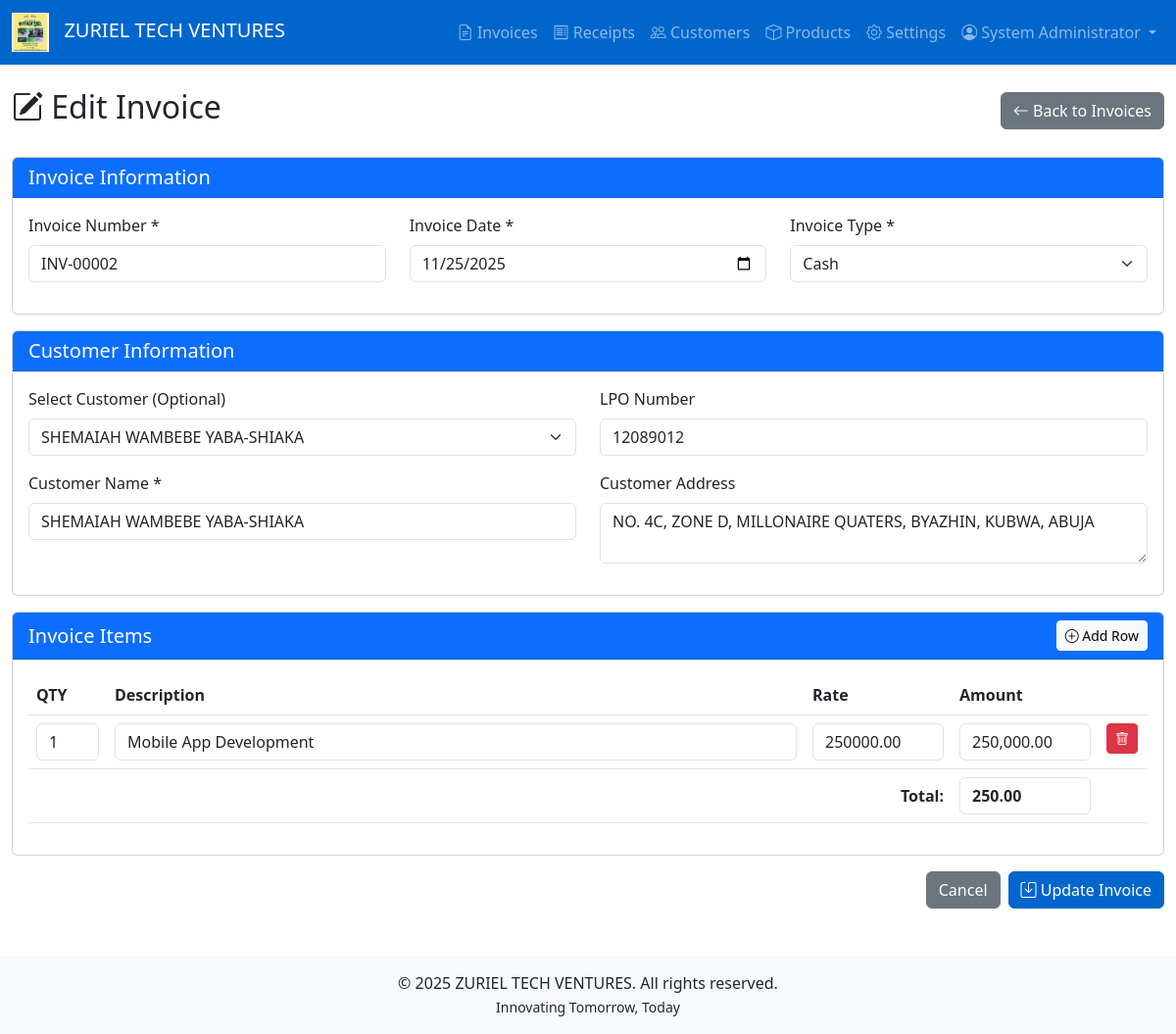
The page /invoices/edit/5 (signed in) on the database its author committed.
### tables this page shows
CREATE TABLE `invoices` (
  `id` int(11) NOT NULL,
  `invoice_number` varchar(50) NOT NULL,
  `customer_id` int(11) DEFAULT NULL,
  `customer_name` varchar(255) NOT NULL,
  `customer_address` text DEFAULT NULL,
  `invoice_date` date NOT NULL,
  `lpo_number` varchar(100) DEFAULT NULL,
  `subtotal` decimal(10,2) NOT NULL DEFAULT 0.00,
  `total` decimal(10,2) NOT NULL DEFAULT 0.00,
  `paid_amount` decimal(10,2) DEFAULT 0.00,
  `amount_in_words` text DEFAULT NULL,
  `invoice_type` enum('cash','credit') DEFAULT 'cash',
  `status` enum('draft','issued','paid','archived') DEFAULT 'issued',
  `created_at` timestamp NOT NULL DEFAULT current_timestamp(),
  `updated_at` timestamp NOT NULL DEFAULT current_timestamp() ON UPDATE current_timestamp()
);

CREATE TABLE `customers` (
  `id` int(11) NOT NULL,
  `name` varchar(255) NOT NULL,
  `address` text DEFAULT NULL,
  `phone` varchar(50) DEFAULT NULL,
  `email` varchar(255) DEFAULT NULL,
  `created_at` timestamp NOT NULL DEFAULT current_timestamp(),
  `updated_at` timestamp NOT NULL DEFAULT current_timestamp() ON UPDATE current_timestamp()
);

CREATE TABLE `invoice_items` (
  `id` int(11) NOT NULL,
  `invoice_id` int(11) NOT NULL,
  `qty` int(11) NOT NULL,
  `description` text NOT NULL,
  `rate` decimal(10,2) NOT NULL,
  `amount` decimal(10,2) NOT NULL
);

### app/controllers/InvoiceController.php (called while the page is built, shortened)
<?php
require_once __DIR__ . '/../models/Invoice.php';
class InvoiceController extends ProtectedController {
    private $invoiceModel;
    private $customerModel;
    private $productModel;
    public function __construct($db) {
        $this->invoiceModel = new Invoice($db);
        $this->customerModel = new Customer($db);
        $this->productModel = new Product($db);
    }
    public function edit($id) {
        $invoice = $this->invoiceModel->getWithItems($id);
        $customers = $this->customerModel->all();
        $products = $this->productModel->getAllOrdered();
        $this->view('invoices/edit', [
            'invoice' => $invoice,
            'customers' => $customers,
            'products' => $products,
            'csrf_token' => $this->generateCsrfToken()
        ]);
    }
}
?>

### config/config.php (called while the page is built, shortened)
<?php
class Config {
    public static function url($path = '') {
        $scriptPath = str_replace('\\', '/', dirname($_SERVER['SCRIPT_NAME']));
        $basePath = str_replace('/public', '', $scriptPath);
        $path = ltrim($path, '/');
        return $basePath . ($path ? '/' . $path : '');
    }
}
?>

### app/models/model.php (called while the page is built, shortened)
<?php
class Model {
    protected $db;
    protected $table;
    public function __construct($db) {
        $this->db = $db;
    }
    public function all($orderBy = 'id', $order = 'DESC') {
        $stmt = $this->db->prepare("SELECT * FROM {$this->table} ORDER BY {$orderBy} {$order}");
        $stmt->execute();
        return $stmt->fetchAll();
    }
    public function find($id) {
        $stmt = $this->db->prepare("SELECT * FROM {$this->table} WHERE id = :id");
        $stmt->execute(['id' => $id]);
        return $stmt->fetch();
    }
}
?>

### app/models/invoice.php (called while the page is built, shortened)
<?php
require_once __DIR__ . '/Model.php';
class Invoice extends Model {
    public function getWithItems($id) {
        $invoice = $this->find($id);
        if ($invoice) {
            $invoice['items'] = $this->getItems($id);
        }
        return $invoice;
    }
    public function getItems($invoiceId) {
        $stmt = $this->db->prepare("SELECT * FROM invoice_items WHERE invoice_id = :invoice_id");
        $stmt->execute(['invoice_id' => $invoiceId]);
        return $stmt->fetchAll();
    }
}
?>

### app/views/invoices/edit.php (the view, shortened to what this page needs)
<?php require_once __DIR__ . '/../layouts/header.php'; ?>
<div class="row">
    <div class="col-12">
        <div class="d-flex justify-content-between align-items-center mb-4">
            <h2><i class="bi bi-pencil-square"></i> Edit Invoice</h2>
            <a href="<?php echo Config::url('invoices'); ?>" class="btn btn-secondary">
                <i class="bi bi-arrow-left"></i> Back to Invoices
            </a>
        </div>
        <form method="POST" action="<?php echo Config::url('invoices/update/' . $invoice['id']); ?>" id="invoiceForm">
            <div class="card mb-3">
                <div class="card-header bg-primary text-white">
                    <h5 class="mb-0">Invoice Information</h5>
                </div>
                <div class="card-body">
                    <div class="row">
                        <div class="col-md-4 mb-3">
                            <label class="form-label">Invoice Number *</label>
                            <input type="text" name="invoice_number" class="form-control"
                                   value="<?php echo htmlspecialchars($invoice['invoice_number']); ?>" readonly>
                        </div>
                        <div class="col-md-4 mb-3">
                            <label class="form-label">Invoice Date *</label>
                            <input type="date" name="invoice_date" class="form-control"
                                   value="<?php echo htmlspecialchars($invoice['invoice_date']); ?>" required>
                        </div>
                        <div class="col-md-4 mb-3">
                            <label class="form-label">Invoice Type *</label>
                            <select name="invoice_type" class="form-select" required>
                                <option value="cash" <?php echo $invoice['invoice_type'] === 'cash' ? 'selected' : ''; ?>>Cash</option>
                            </select>
                        </div>
                    </div>
                </div>
            </div>
            <div class="card mb-3">
                <div class="card-header bg-primary text-white">
                    <h5 class="mb-0">Customer Information</h5>
                </div>
                <div class="card-body">
                    <div class="row">
                        <div class="col-md-6 mb-3">
                            <label class="form-label">Select Customer (Optional)</label>
                            <select name="customer_id" id="customerSelect" class="form-select">
                                <?php foreach ($customers as $customer): ?>
                                    <option value="<?php echo $customer['id']; ?>"
                                            data-name="<?php echo htmlspecialchars($customer['name']); ?>"
                                            data-address="<?php echo htmlspecialchars($customer['address']); ?>"
                                            <?php echo $invoice['customer_id'] == $customer['id'] ? 'selected' : ''; ?>>
                                        <?php echo htmlspecialchars($customer['name']); ?>
                                    </option>
                                <?php endforeach; ?>
                            </select>
                        </div>
                        <div class="col-md-6 mb-3">
                            <label class="form-label">LPO Number</label>
                            <input type="text" name="lpo_number" class="form-control"
                                   value="<?php echo htmlspecialchars($invoice['lpo_number'] ?? ''); ?>">
                        </div>
                    </div>
                    <div class="row">
                        <div class="col-md-6 mb-3">
                            <label class="form-label">Customer Name *</label>
                            <input type="text" name="customer_name" id="customerName"
                                   class="form-control" value="<?php echo htmlspecialchars($invoice['customer_name']); ?>" required>
                        </div>
                        <div class="col-md-6 mb-3">
                            <label class="form-label">Customer Address</label>
                            <textarea name="customer_address" id="customerAddress"
                                      class="form-control" rows="2"><?php echo htmlspecialchars($invoice['customer_address'] ?? ''); ?></textarea>
                        </div>
                    </div>
                </div>
            </div>
            <div class="card mb-3">
                <div class="card-header bg-primary text-white d-flex justify-content-between align-items-center">
                    <h5 class="mb-0">Invoice Items</h5>
                    <button type="button" class="btn btn-light btn-sm" onclick="addInvoiceRow()">
                        <i class="bi bi-plus-circle"></i> Add Row
                    </button>
                </div>
                <div class="card-body">
                    <div class="table-responsive">
                        <table class="table" id="itemsTable">
                            <thead>
                                <tr>
                                    <th style="width: 80px;">QTY</th>
                                    <th>Description</th>
                                    <th style="width: 150px;">Rate</th>
                                    <th style="width: 150px;">Amount</th>
                                    <th style="width: 50px;"></th>
                                </tr>
                            </thead>
                            <tbody id="itemsBody">
                                <?php foreach ($invoice['items'] as $item): ?>
                                <tr class="item-row">
                                    <td>
                                        <input type="number" name="qty[]" class="form-control qty-input"
                                               min="1" value="<?php echo $item['qty']; ?>" onchange="calculateRow(this)">
                                    </td>
                                    <td>
                                        <input type="text" name="description[]" class="form-control"
                                               list="productsList" value="<?php echo htmlspecialchars($item['description']); ?>"
                                               placeholder="Start typing...">
                                    </td>
                                    <td>
                                        <input type="number" name="rate[]" class="form-control rate-input"
                                               step="0.01" min="0" value="<?php echo $item['rate']; ?>" onchange="calculateRow(this)">
                                    </td>
                                    <td>
                                        <input type="text" class="form-control amount-display" readonly value="<?php echo number_format($item['amount'], 2); ?>">
                                    </td>
                                    <td>
                                        <button type="button" class="btn btn-sm btn-danger" onclick="removeRow(this)">
                                            <i class="bi bi-trash"></i>
                                        </button>
                                    </td>
                                </tr>
                                <?php endforeach; ?>
                            </tbody>
                            <tfoot>
                                <tr>
                                    <td colspan="3" class="text-end"><strong>Total:</strong></td>
                                    <td>
                                        <input type="text" id="totalAmount" class="form-control fw-bold" readonly value="<?php echo number_format($invoice['total'], 2); ?>">
                                    </td>
                                    <td></td>
                                </tr>
                            </tfoot>
                        </table>
                    </div>
                </div>
            </div>
            <div class="d-flex justify-content-end gap-2">
                <a href="<?php echo Config::url('invoices'); ?>" class="btn btn-secondary">Cancel</a>
                <button type="submit" class="btn btn-primary">
                    <i class="bi bi-save"></i> Update Invoice
                </button>
            </div>
        </form>
    </div>
</div>
<?php require_once __DIR__ . '/../layouts/footer.php'; ?>

### rows shown on the page
invoices: invoice_number "INV-00002", invoice_date "11/25/2025", invoice_type "Cash", customer_id "SHEMAIAH WAMBEBE YABA-SHIAKA", lpo_number "12089012", customer_name "SHEMAIAH WAMBEBE YABA-SHIAKA", customer_address "NO. 4C, ZONE D, MILLONAIRE QUATERS, BYAZHIN, KUBWA, ABUJA", total "250.00"
invoice_items: qty "1", description "Mobile App Development", rate "250000.00", amount "250,000.00"

### other values the page prints
Config::get('COMPANY_NAME') "ZURIEL TECH VENTURES"
$_SESSION['full_name'] "System Administrator"
Config::get('COMPANY_TAGLINE') "Innovating Tomorrow, Today"
